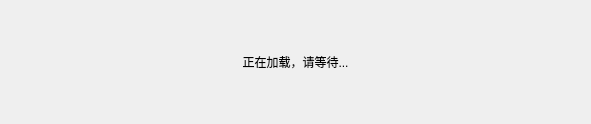
<?xml version="1.0" encoding="UTF-8"?>
<ui version="4.0">
 <class>LoadingPageClass</class>
 <widget class="QWidget" name="LoadingPageClass">
  <property name="geometry">
   <rect>
    <x>0</x>
    <y>0</y>
    <width>591</width>
    <height>124</height>
   </rect>
  </property>
  <property name="windowTitle">
   <string>正在加载，请等待...</string>
  </property>
  <layout class="QGridLayout" name="gridLayout">
   <item row="0" column="0">
    <widget class="QLabel" name="label">
     <property name="text">
      <string>正在加载，请等待...</string>
     </property>
     <property name="alignment">
      <set>Qt::AlignmentFlag::AlignCenter</set>
     </property>
    </widget>
   </item>
  </layout>
 </widget>
 <layoutdefault spacing="6" margin="11"/>
 <resources/>
 <connections/>
</ui>
